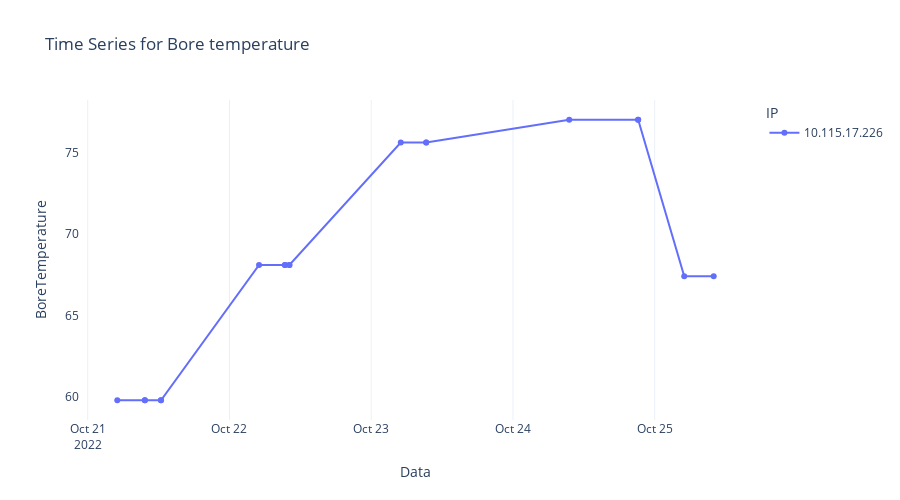

Write notebook code for a chart like this one.
### Code cell
fig = px.line(
    df.sort_index(), 
    y="BoreTemperature", 
    line_group="IP", 
    color="IP", 
    markers=True,
    hover_data=["IP"],
    title="Time Series for Bore temperature",
    height=500
)
fig.update_traces(
    hovertemplate="<br>%{x|%H:%M - %d/%m}<br>IP: %{customdata[0]}<br>BoreTemperature: %{y}<extra></extra>"
)
fig.update_layout(
    yaxis=dict(showgrid=False)
)
fig.update_traces(
    hovertemplate="<br>%{x|%H:%M - %d/%m}<br>IP: %{customdata[0]}<br>BoreTemperature: %{y}<extra></extra>"
)
fig.update_layout(
    yaxis=dict(showgrid=False)
)

### Figure 1 — Plotly figure (JSON) as saved in the notebook; plotly's stock layout.template omitted (floating-point values rounded to 4 significant figures)
{"data": [{"customdata": [["10.115.17.226"], ["10.115.17.226"], ["10.115.17.226"], ["10.115.17.226"], ["10.115.17.226"], ["10.115.17.226"], ["10.115.17.226"], ["10.115.17.226"], ["10.115.17.226"], ["10.115.17.226"], ["10.115.17.226"], ["10.115.17.226"], ["10.115.17.226"], ["10.115.17.226"], ["10.115.17.226"], ["10.115.17.226"], ["10.115.17.226"], ["10.115.17.226"]], "hovertemplate": "<br>%{x|%H:%M - %d/%m}<br>IP: %{customdata[0]}<br>BoreTemperature: %{y}<extra></extra>", "legendgroup": "10.115.17.226", "line": {"color": "#636efa", "dash": "solid"}, "marker": {"symbol": "circle"}, "mode": "lines+markers", "name": "10.115.17.226", "orientation": "v", "showlegend": true, "type": "scatter", "x": ["2022-10-21T05:00:18", "2022-10-21T09:40:14", "2022-10-21T09:40:24", "2022-10-21T12:23:49", "2022-10-21T12:24:24", "2022-10-22T05:00:19", "2022-10-22T09:23:23", "2022-10-22T09:23:33", "2022-10-22T10:08:28", "2022-10-22T10:09:01", "2022-10-23T05:00:18", "2022-10-23T09:18:40", "2022-10-23T09:18:51", "2022-10-24T09:31:44", "2022-10-24T21:11:51", "2022-10-24T21:12:27", "2022-10-25T05:00:18", "2022-10-25T09:59:37"], "xaxis": "x", "y": [59.8, 59.8, 59.8, 59.8, 59.8, 68.1, 68.1, 68.1, 68.1, 68.1, 75.6, 75.6, 75.6, 77, 77, 77, 67.4, 67.4], "yaxis": "y"}], "layout": {"height": 500, "legend": {"title": {"text": "IP"}, "tracegroupgap": 0}, "title": {"text": "Time Series for Bore temperature"}, "xaxis": {"anchor": "y", "domain": [0, 1], "title": {"text": "Data"}}, "yaxis": {"anchor": "x", "domain": [0, 1], "showgrid": false, "title": {"text": "BoreTemperature"}}}}
